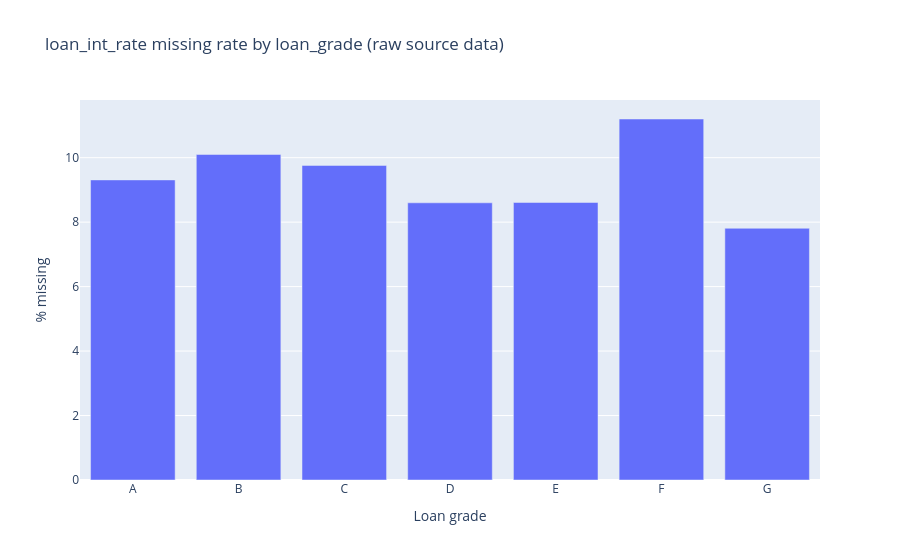

Notebook source saved alongside this figure:
### Code cell
import plotly.express as px

missing_rate_by_grade = (raw.groupby('loan_grade')['loan_int_rate']
                          .apply(lambda s: s.isna().mean() * 100)
                          .round(2)
                          .reset_index(name='pct_missing'))

fig_missing_rate = px.bar(
    missing_rate_by_grade, x='loan_grade', y='pct_missing',
    title='loan_int_rate missing rate by loan_grade (raw source data)',
    labels={'pct_missing': '% missing', 'loan_grade': 'Loan grade'},
)
fig_missing_rate.show()
missing_rate_by_grade

### Figure 1 — Plotly figure (JSON) as saved in the notebook; plotly's stock layout.template omitted (floating-point values rounded to 4 significant figures)
{"data": [{"hovertemplate": "Loan grade=%{x}<br>% missing=%{y}<extra></extra>", "legendgroup": "", "marker": {"color": "#636efa", "pattern": {"shape": ""}}, "name": "", "orientation": "v", "showlegend": false, "textposition": "auto", "type": "bar", "x": ["A", "B", "C", "D", "E", "F", "G"], "xaxis": "x", "y": [9.31, 10.1, 9.76, 8.6, 8.61, 11.2, 7.81], "yaxis": "y"}], "layout": {"barmode": "relative", "legend": {"tracegroupgap": 0}, "title": {"text": "loan_int_rate missing rate by loan_grade (raw source data)"}, "xaxis": {"anchor": "y", "domain": [0.0, 1.0], "title": {"text": "Loan grade"}}, "yaxis": {"anchor": "x", "domain": [0.0, 1.0], "title": {"text": "% missing"}}}}
